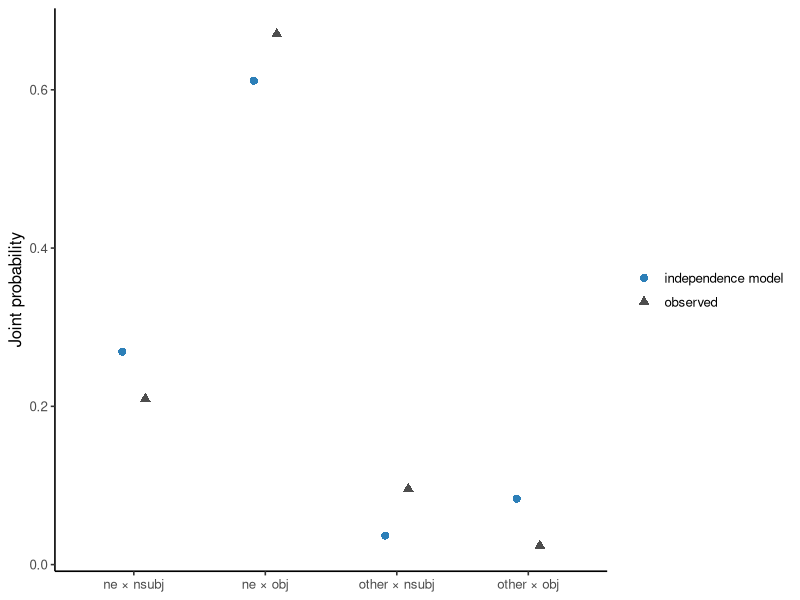

Write the R code that produced this figure.
## ---- chunk 1
#| label: load-independence-data
library(ggplot2)

wh <- read.csv(
  "data/ud-turkish-boun/question-core-arguments.csv",
  stringsAsFactors = FALSE,
  fileEncoding = "UTF-8"
)

stopifnot(nrow(wh) == 167L)

is_ne <- as.logical(wh$ne_lemma)
is_object <- as.logical(wh$object)
p_ne <- mean(is_ne)
p_object <- mean(is_object)
p_ne_object <- mean(is_ne & is_object)
p_product <- p_ne * p_object
p_object_given_ne <- mean(is_object[is_ne])

stopifnot(
  p_ne > 0,
  isTRUE(all.equal(p_ne_object / p_ne, p_object_given_ne))
)

c(observed_joint = p_ne_object,
  product_of_marginals = p_product,
  object_marginal = p_object,
  object_given_ne = p_object_given_ne)
## ---- chunk 2
#| label: plot-independence-comparison
#| fig-cap: "Observed joint probabilities and probabilities under the product-of-observed-marginals independence model."
observed <- as.data.frame(
  xtabs(~ ne_lemma + object, data = wh) / nrow(wh)
)
names(observed)[3] <- "probability"
observed$source <- "observed"

ne_margin <- prop.table(table(wh$ne_lemma))
object_margin <- prop.table(table(wh$object))
independent <- expand.grid(
  ne_lemma = names(ne_margin),
  object = names(object_margin),
  stringsAsFactors = FALSE
)
independent$probability <-
  as.numeric(ne_margin[independent$ne_lemma]) *
  as.numeric(object_margin[independent$object])
independent$source <- "independence model"

comparison <- rbind(observed, independent)
comparison$cell <- paste(
  ifelse(comparison$ne_lemma == 1, "ne", "other"),
  ifelse(comparison$object == 1, "obj", "nsubj"),
  sep = " × "
)

stopifnot(isTRUE(all.equal(
  sum(independent$probability),
  1
)))

ggplot(comparison,
       aes(cell, probability, shape = source, color = source)) +
  geom_point(size = 2.4, position = position_dodge(width = 0.35)) +
  scale_color_manual(values = c(observed = "grey30",
                                `independence model` = "#2C7FB8")) +
  labs(x = NULL, y = "Joint probability",
       color = NULL, shape = NULL) +
  theme_classic(base_size = 12)
